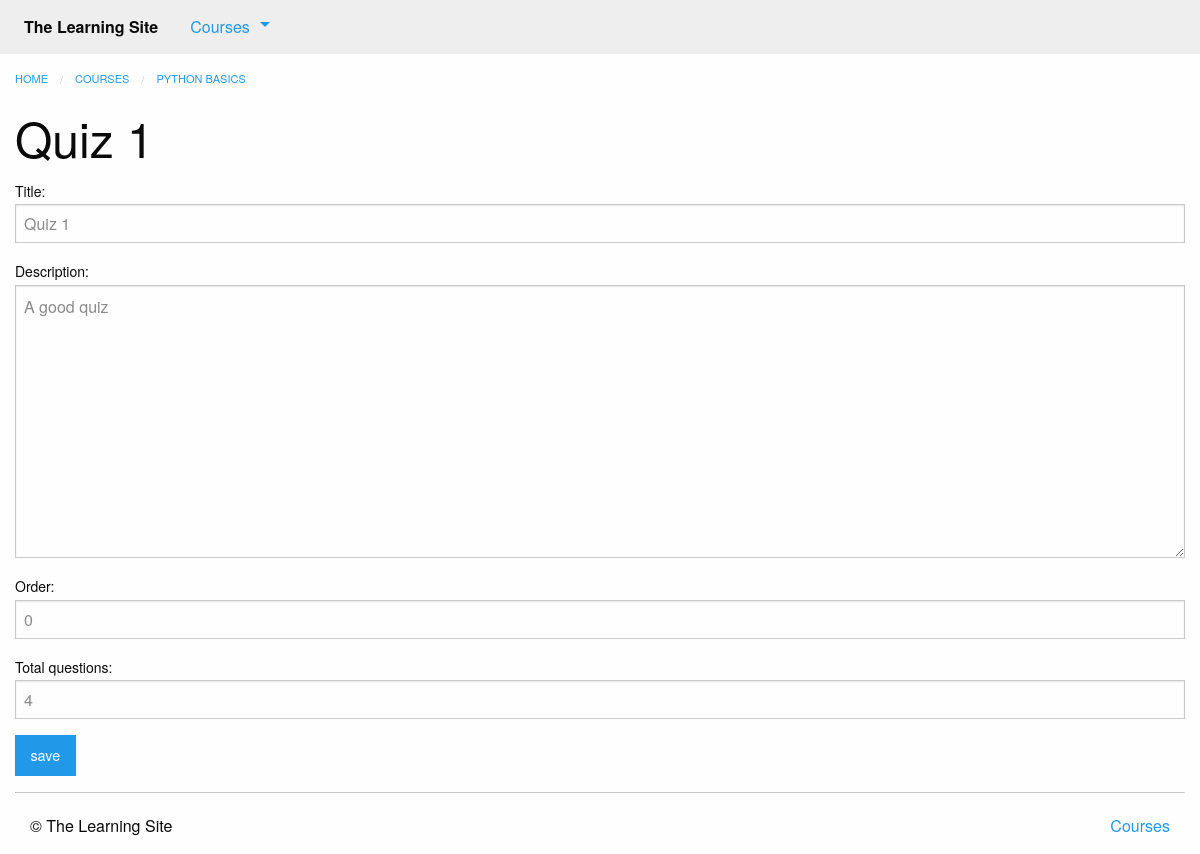
The page /courses/1/edit_quiz/6/ (signed in) on the database its author committed.
### courses/models.py (models this page shows, shortened)
class Course(models.Model):
    created_at = models.DateTimeField(auto_now_add=True)
    title = models.CharField(max_length=255)
    description = models.TextField()

class Step(models.Model):
    title = models.CharField(max_length=255)
    description = models.TextField()
    order = models.IntegerField(default=0)
    course = models.ForeignKey(Course, on_delete=models.DO_NOTHING)
    class Meta:
        abstract = True
        ordering = ['order', ]

class Quiz(Step):
    total_questions = models.IntegerField(default=4)
    class Meta:
        verbose_name_plural = 'Quizzes'

### courses/views.py (the view, shortened to what this page needs)
# urls.py: path('<int:course_pk>/edit_quiz/<int:quiz_pk>/', views.quiz_edit, name='quiz_edit'),
@login_required
def quiz_edit(request, course_pk, quiz_pk):
    quiz = get_object_or_404(models.Quiz, pk=quiz_pk, course_id=course_pk)
    form = forms.QuizForm(instance=quiz)
    return render(request, 'courses/quiz_form.html', {'form': form, 'course': quiz.course})

### courses/forms.py
class QuizForm(forms.ModelForm):
    class Meta:
        model = models.Quiz
        fields = [
            'title',
            'description',
            'order',
            'total_questions'
        ]

### courses/templatetags/course_extras.py (called while the page is built)
@register.inclusion_tag('courses/course_nav.html')
def nav_courses_list():
    courses = Course.objects.all()[:5]
    return {'courses': courses}

### courses/templates/courses/quiz_form.html (shortened to what this page needs)
{% extends "courses/layout.html" %}
{% block breadcrumbs %}
    <li><a href="{% url 'courses:detail' pk=course.pk %}">{{ course.title }}</a></li>
{% endblock %}
{% block content %}
<div class="columns">
    {{ block.super }}
    <h1>{{ form.instance.title|default:"Make a new quiz" }}</h1>
    <form method="POST" action="">
        {{ form.as_p }}
        <input type="submit" class="button" value="save">
    </form>
</div>
{% endblock %}

### rows shown on the page
Course: title "PYTHON BASICS"
Quiz: instance "Quiz 1", title "Quiz 1", description "A good quiz", order "0", total_questions "4"
